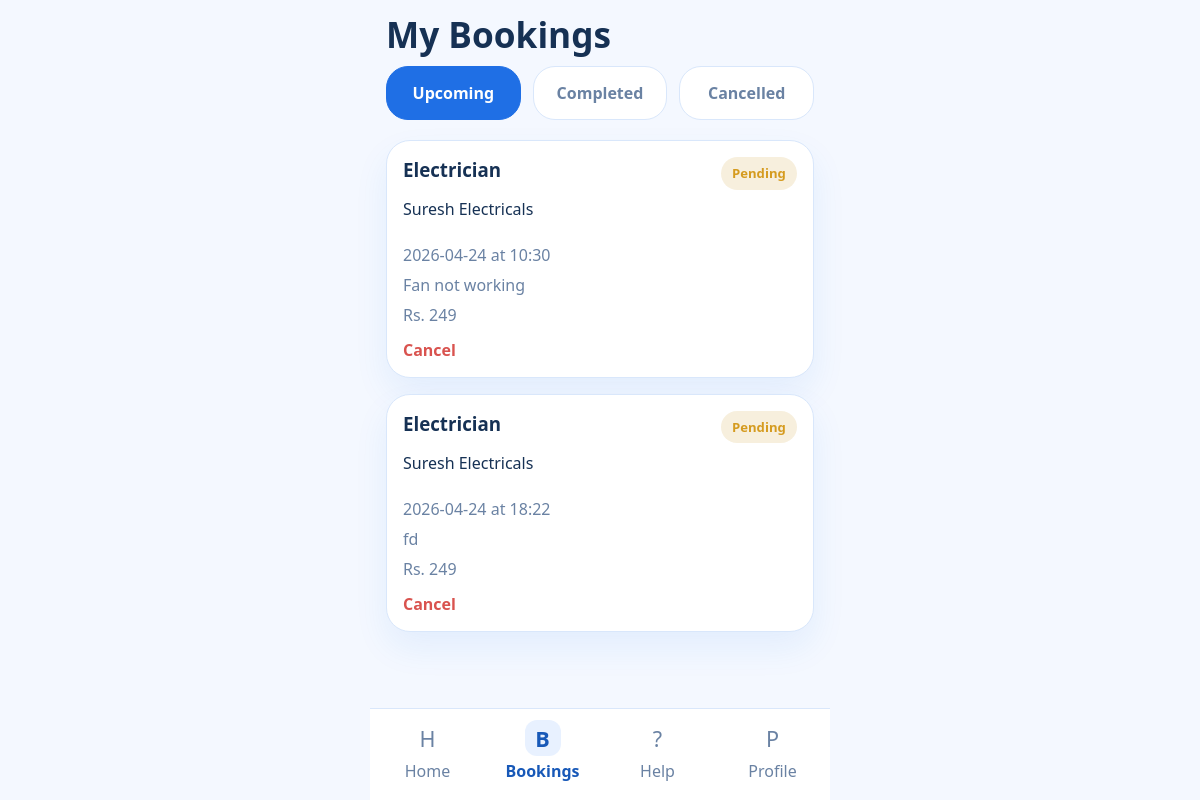
The app's page /my-bookings (signed in) with its own data.
### tables this page shows
CREATE TABLE bookings (
            id INTEGER PRIMARY KEY AUTOINCREMENT,
            user_email TEXT,
            service TEXT,
            provider TEXT,
            name TEXT,
            address TEXT,
            date TEXT,
            time TEXT,
            issue TEXT,
            status TEXT DEFAULT 'Pending'
        , customer_phone TEXT, provider_phone TEXT, amount INTEGER DEFAULT 0, created_at TEXT);

### app.py (the view)
@app.route("/my-bookings")
@login_required
@customer_required
def my_bookings():
    active_tab = request.args.get("tab", "upcoming").strip().lower()
    conn = get_db()
    bookings = conn.execute(
        """
        SELECT * FROM bookings
        WHERE user_email = ?
        ORDER BY id DESC
        """,
        (session["user_email"],),
    ).fetchall()
    conn.close()
    return render_template(
        "my_bookings.html",
        bookings=bookings,
        filtered_bookings=filter_bookings(bookings, active_tab),
        active_tab=active_tab,
        stats=booking_status_breakdown(bookings),
    )

### app.py (called while the page is built, shortened)
def get_db():
    conn = sqlite3.connect(DB_PATH)
    conn.row_factory = sqlite3.Row
    return conn

def login_required(view):
    @wraps(view)
    def wrapped_view(*args, **kwargs):
        if "user_email" not in session:
            flash("Please log in to continue.", "warning")
            return redirect(url_for("login"))
        return view(*args, **kwargs)
    return wrapped_view

def customer_required(view):
    @wraps(view)
    def wrapped_view(*args, **kwargs):
        if session.get("role") == "admin":
            flash("Please use the admin dashboard for admin access.", "warning")
            return redirect(url_for("admin_dashboard"))
        return view(*args, **kwargs)
    return wrapped_view

def get_services(search_query=""):
    conn = get_db()
    services = conn.execute(
        """
        SELECT
            s.*,
            COUNT(p.id) AS providers_count
        FROM services s
        LEFT JOIN providers p ON p.service_slug = s.slug
        GROUP BY s.id
        ORDER BY s.name
        """
    ).fetchall()
    conn.close()
    results = [dict(service) for service in services]
    return results

def booking_status_breakdown(bookings):
    counts = {
        "total": len(bookings),
        "pending": 0,
        "accepted": 0,
        "in_progress": 0,
        "completed": 0,
        "cancel_requested": 0,
        "cancelled": 0,
    }
    for booking in bookings:
        status = (booking["status"] or "").strip().lower()
        if status == "pending":
            counts["pending"] += 1
        elif status == "accepted":
            counts["accepted"] += 1
        elif status == "in progress":
            counts["in_progress"] += 1
        elif status == "completed":
            counts["completed"] += 1
        elif status == "cancel requested":
            counts["cancel_requested"] += 1
        elif status == "cancelled":
            counts["cancelled"] += 1
    return counts

def filter_bookings(bookings, tab):
    tab = (tab or "upcoming").strip().lower()
    if tab == "completed":
        return [booking for booking in bookings if (booking["status"] or "").strip().lower() == "completed"]
    if tab == "cancelled":
        return [booking for booking in bookings if (booking["status"] or "").strip().lower() in {"cancelled", "cancel requested"}]
    return [
        booking
        for booking in bookings
        if (booking["status"] or "").strip().lower() not in {"completed", "cancelled", "cancel requested"}
    ]

### templates/my_bookings.html (shortened to what this page needs)
{% extends "base.html" %}
{% block content %}
<section class="mobile-page-head">
    <h1>My Bookings</h1>
</section>
<section class="segmented-tabs">
    <a class="segment {% if active_tab == 'upcoming' %}active{% endif %}" href="{{ url_for('my_bookings', tab='upcoming') }}">Upcoming</a>
    <a class="segment {% if active_tab == 'completed' %}active{% endif %}" href="{{ url_for('my_bookings', tab='completed') }}">Completed</a>
    <a class="segment {% if active_tab == 'cancelled' %}active{% endif %}" href="{{ url_for('my_bookings', tab='cancelled') }}">Cancelled</a>
</section>
{% if filtered_bookings %}
<section class="mobile-booking-list">
    {% for booking in filtered_bookings %}
    <article class="mobile-booking-card">
        <div class="mobile-booking-head">
            <div>
                <h3>{{ booking.service }}</h3>
                <p>{{ booking.provider }}</p>
            </div>
            <span class="status-pill status-{{ booking.status|lower|replace(' ', '-') }}">{{ booking.status }}</span>
        </div>
        <p class="booking-detail-line">{{ booking.date }} at {{ booking.time }}</p>
        <p class="booking-detail-line">{{ booking.issue }}</p>
        <p class="booking-detail-line">Rs. {{ booking.amount or 0 }}</p>
        {% set status = booking.status|lower %}
        {% if active_tab == 'upcoming' and status not in ['completed', 'cancelled', 'cancel requested'] %}
        <a class="cancel-text-link" href="{{ url_for('request_cancel', booking_id=booking.id) }}">Cancel</a>
        {% endif %}
    </article>
    {% endfor %}
</section>
{% endif %}
{% endblock %}

### static/app.css (style rules this page uses)
:root { --bg: #f4f8ff; --surface: #ffffff; --surface-soft: #eef5ff; --line: #d9e7fb; --text: #163154; --muted: #6a82a3; --navy: #1f6fe5; --navy-deep: #1859b8; --accent: #e8f1ff; --danger: #d9534f; --warning: #d59b1f; --success: #238a5a; --shadow: 0 16px 34px rgba(31, 111, 229, 0.08); }
* { box-sizing: border-box; }
body { margin: 0; background: var(--bg); color: var(--text); font-family: "Segoe UI", Arial, sans-serif; }
a { color: inherit; text-decoration: none; }
.mobile-auth, .intro-card, .otp-card, .home-hero-panel, .service-mobile-card, .mobile-booking-card, .support-card, .faq-card, .profile-card, .latest-booking-card, .booking-layout > *, .provider-card, .stat-card, .booking-table-shell, .empty-state { background: var(--surface); border: 1px solid var(--line); box-shadow: var(--shadow); }
.mobile-auth h1, .mobile-page-head h1, .section-head h1 { font-size: 2.2rem; line-height: 1.05; margin: 0; }
.mobile-auth p, .service-card-copy p, .booking-detail-line, .muted-line, .faq-card p, .profile-card p, .section-head p, .provider-phone, .booking-table small { color: var(--muted); }
.primary-btn, .secondary-btn, .table-action, .segment { display: inline-flex; align-items: center; justify-content: center; gap: 0.45rem; border-radius: 22px; padding: 0.95rem 1.25rem; font: inherit; font-weight: 700; border: 1px solid transparent; }
.mobile-page-head { padding: 0.25rem 0 0.8rem; }
.segmented-tabs { display: grid; grid-template-columns: repeat(3, minmax(0, 1fr)); gap: 0.75rem; margin-bottom: 1.25rem; }
.segment { background: var(--surface); border-color: var(--line); color: var(--muted); }
.segment.active { background: var(--navy); color: white; border-color: var(--navy); }
.mobile-booking-list { display: grid; gap: 1rem; }
.mobile-booking-card { border-radius: 24px; padding: 1rem; }
.mobile-booking-head { display: flex; justify-content: space-between; gap: 1rem; align-items: flex-start; }
.mobile-booking-head h3, .support-card h3, .faq-card h3, .latest-booking-card h3 { margin: 0; }
.booking-detail-line { margin: 0.5rem 0 0; }
.cancel-text-link { display: inline-block; margin-top: 0.8rem; color: var(--danger); font-weight: 700; }
.status-pill { display: inline-flex; align-items: center; justify-content: center; padding: 0.45rem 0.7rem; border-radius: 999px; font-size: 0.82rem; font-weight: 700; }
.status-pending { background: rgba(198, 139, 17, 0.14); color: var(--warning); }

### records on screen
bookings: service "Electrician", provider "Suresh Electricals", status "Pending", date "2026-04-24", time "10:30", issue "Fan not working", amount "249"
bookings: service "Electrician", provider "Suresh Electricals", status "Pending", date "2026-04-24", time "18:22", issue "fd", amount "249"
